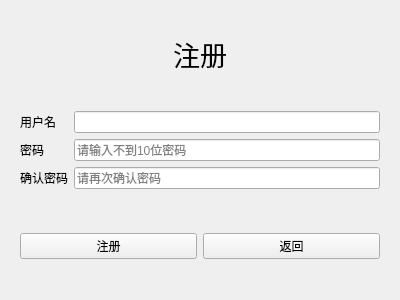
<?xml version="1.0" encoding="UTF-8"?>
<ui version="4.0">
 <class>reg</class>
 <widget class="QWidget" name="reg">
  <property name="geometry">
   <rect>
    <x>0</x>
    <y>0</y>
    <width>400</width>
    <height>300</height>
   </rect>
  </property>
  <property name="windowTitle">
   <string>Form</string>
  </property>
  <layout class="QGridLayout" name="gridLayout_3">
   <item row="0" column="0">
    <widget class="QLabel" name="lb_reg">
     <property name="font">
      <font>
       <family>楷体</family>
       <pointsize>20</pointsize>
      </font>
     </property>
     <property name="text">
      <string>注册</string>
     </property>
     <property name="alignment">
      <set>Qt::AlignmentFlag::AlignCenter</set>
     </property>
    </widget>
   </item>
   <item row="1" column="0">
    <widget class="QWidget" name="w_up" native="true">
     <layout class="QGridLayout" name="gridLayout">
      <item row="0" column="0">
       <widget class="QLabel" name="lb_username">
        <property name="text">
         <string>用户名</string>
        </property>
       </widget>
      </item>
      <item row="0" column="2">
       <widget class="QLineEdit" name="le_username"/>
      </item>
      <item row="3" column="0">
       <widget class="QLabel" name="lb_confirm">
        <property name="text">
         <string>确认密码</string>
        </property>
       </widget>
      </item>
      <item row="2" column="0">
       <widget class="QLabel" name="lb_password">
        <property name="text">
         <string>密码</string>
        </property>
       </widget>
      </item>
      <item row="3" column="2">
       <widget class="QLineEdit" name="le_confirm">
        <property name="echoMode">
         <enum>QLineEdit::EchoMode::Password</enum>
        </property>
        <property name="placeholderText">
         <string>请再次确认密码</string>
        </property>
       </widget>
      </item>
      <item row="2" column="2">
       <widget class="QLineEdit" name="le_password">
        <property name="maxLength">
         <number>10</number>
        </property>
        <property name="echoMode">
         <enum>QLineEdit::EchoMode::Password</enum>
        </property>
        <property name="placeholderText">
         <string>请输入不到10位密码</string>
        </property>
       </widget>
      </item>
     </layout>
    </widget>
   </item>
   <item row="2" column="0">
    <widget class="QWidget" name="w_down" native="true">
     <layout class="QGridLayout" name="gridLayout_2">
      <item row="0" column="0">
       <widget class="QPushButton" name="btn_reg">
        <property name="text">
         <string>注册</string>
        </property>
       </widget>
      </item>
      <item row="0" column="1">
       <widget class="QPushButton" name="btn_return">
        <property name="text">
         <string>返回</string>
        </property>
       </widget>
      </item>
     </layout>
    </widget>
   </item>
  </layout>
 </widget>
 <resources/>
 <connections/>
</ui>
